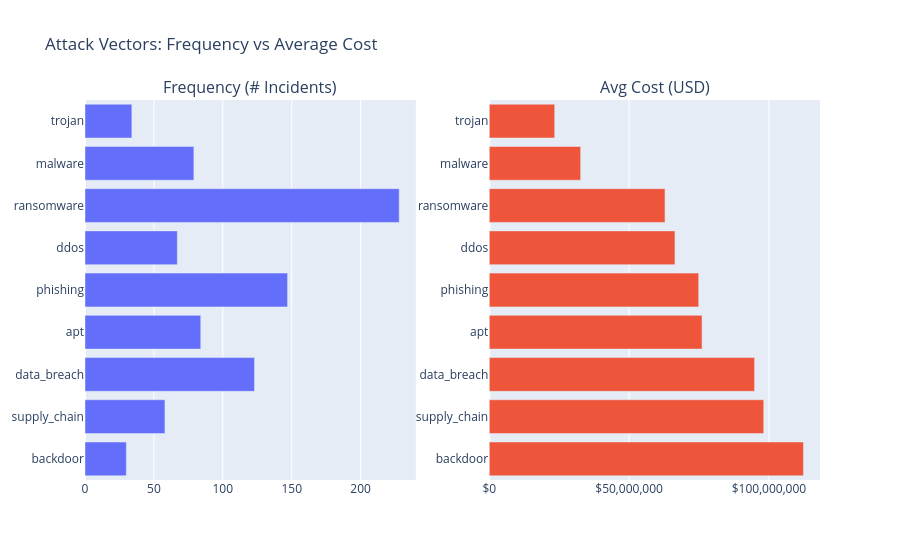

Notebook code cell kept with this figure:
### Code cell
# Attack vector: frequency vs average cost side by side
attack_counts = df.groupby('attack_vector_primary').size().reset_index(name='incident_count')
attack_cost = df.groupby('attack_vector_primary')['total_loss_usd'].mean().reset_index()
attack_cost.columns = ['attack_vector_primary', 'avg_cost']

attack = attack_counts.merge(attack_cost, on='attack_vector_primary').sort_values('avg_cost', ascending=False)

fig = make_subplots(rows=1, cols=2, subplot_titles=['Frequency (# Incidents)', 'Avg Cost (USD)'])

fig.add_trace(
    go.Bar(x=attack['incident_count'], y=attack['attack_vector_primary'],
           orientation='h', name='Incidents'),
    row=1, col=1
)
fig.add_trace(
    go.Bar(x=attack['avg_cost'], y=attack['attack_vector_primary'],
           orientation='h', name='Avg Cost'),
    row=1, col=2
)

fig.update_layout(title='Attack Vectors: Frequency vs Average Cost', showlegend=False, height=500)
fig.update_xaxes(tickformat='$,.0f', row=1, col=2)
fig.show()

### Figure 1 — Plotly figure (JSON) as saved in the notebook; plotly's stock layout.template omitted (floating-point values rounded to 4 significant figures)
{"data": [{"name": "Incidents", "orientation": "h", "type": "bar", "x": [30, 58, 123, 84, 147, 67, 228, 79, 34], "xaxis": "x", "y": ["backdoor", "supply_chain", "data_breach", "apt", "phishing", "ddos", "ransomware", "malware", "trojan"], "yaxis": "y"}, {"name": "Avg Cost", "orientation": "h", "type": "bar", "x": [112300000.0, 98140000.0, 94860000.0, 76080000.0, 74890000.0, 66390000.0, 62840000.0, 32680000.0, 23400000.0], "xaxis": "x2", "y": ["backdoor", "supply_chain", "data_breach", "apt", "phishing", "ddos", "ransomware", "malware", "trojan"], "yaxis": "y2"}], "layout": {"annotations": [{"font": {"size": 16}, "showarrow": false, "text": "Frequency (# Incidents)", "x": 0.225, "xanchor": "center", "xref": "paper", "y": 1, "yanchor": "bottom", "yref": "paper"}, {"font": {"size": 16}, "showarrow": false, "text": "Avg Cost (USD)", "x": 0.775, "xanchor": "center", "xref": "paper", "y": 1, "yanchor": "bottom", "yref": "paper"}], "autosize": true, "showlegend": false, "title": {"text": "Attack Vectors: Frequency vs Average Cost"}, "xaxis": {"anchor": "y", "autorange": true, "domain": [0, 0.45], "range": [0, 240], "type": "linear"}, "xaxis2": {"anchor": "y2", "autorange": true, "domain": [0.55, 1], "range": [0, 118300000.0], "tickformat": "$,.0f", "type": "linear"}, "yaxis": {"anchor": "x", "autorange": true, "domain": [0, 1], "range": [-0.5, 8.5], "type": "category"}, "yaxis2": {"anchor": "x2", "autorange": true, "domain": [0, 1], "range": [-0.5, 8.5], "type": "category"}}}
